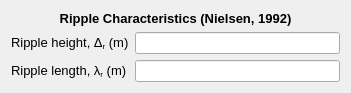
     <widget class="QWidget" name="formLayoutWidget_11">
      <property name="geometry">
       <rect>
        <x>20</x>
        <y>690</y>
        <width>351</width>
        <height>71</height>
       </rect>
      </property>
      <layout class="QFormLayout" name="formLayout_13">
       <item row="1" column="0">
        <widget class="QLabel" name="rippleHeight_Wave_lbl">
         <property name="font">
          <font>
           <family>MS Shell Dlg 2</family>
           <pointsize>10</pointsize>
          </font>
         </property>
         <property name="text">
          <string>&lt;html&gt;&lt;head/&gt;&lt;body&gt;&lt;p&gt;Ripple height, Δ&lt;span style=&quot; vertical-align:sub;&quot;&gt;r&lt;/span&gt; (m)&lt;/p&gt;&lt;/body&gt;&lt;/html&gt;</string>
         </property>
        </widget>
       </item>
       <item row="1" column="1">
        <widget class="QLineEdit" name="rippleHeight_Wave_txt">
         <property name="readOnly">
          <bool>true</bool>
         </property>
        </widget>
       </item>
       <item row="2" column="0">
        <widget class="QLabel" name="rippleLength_Wave_lbl">
         <property name="font">
          <font>
           <family>MS Shell Dlg 2</family>
           <pointsize>10</pointsize>
          </font>
         </property>
         <property name="text">
          <string>&lt;html&gt;&lt;head/&gt;&lt;body&gt;&lt;p&gt;Ripple length, λ&lt;span style=&quot; vertical-align:sub;&quot;&gt;r&lt;/span&gt; (m)&lt;/p&gt;&lt;/body&gt;&lt;/html&gt;</string>
         </property>
        </widget>
       </item>
       <item row="2" column="1">
        <widget class="QLineEdit" name="rippleLength_Wave_txt">
         <property name="readOnly">
          <bool>true</bool>
         </property>
        </widget>
       </item>
       <item row="0" column="0" colspan="2">
        <widget class="QLabel" name="rippleCharacteristics_lbl_2">
         <property name="font">
          <font>
           <family>MS Shell Dlg 2</family>
           <pointsize>10</pointsize>
           <weight>75</weight>
           <bold>true</bold>
          </font>
         </property>
         <property name="text">
          <string>&lt;html&gt;&lt;head/&gt;&lt;body&gt;&lt;p align=&quot;center&quot;&gt;Ripple Characteristics (Nielsen, 1992)&lt;/p&gt;&lt;/body&gt;&lt;/html&gt;</string>
         </property>
        </widget>
       </item>
      </layout>
     </widget>
